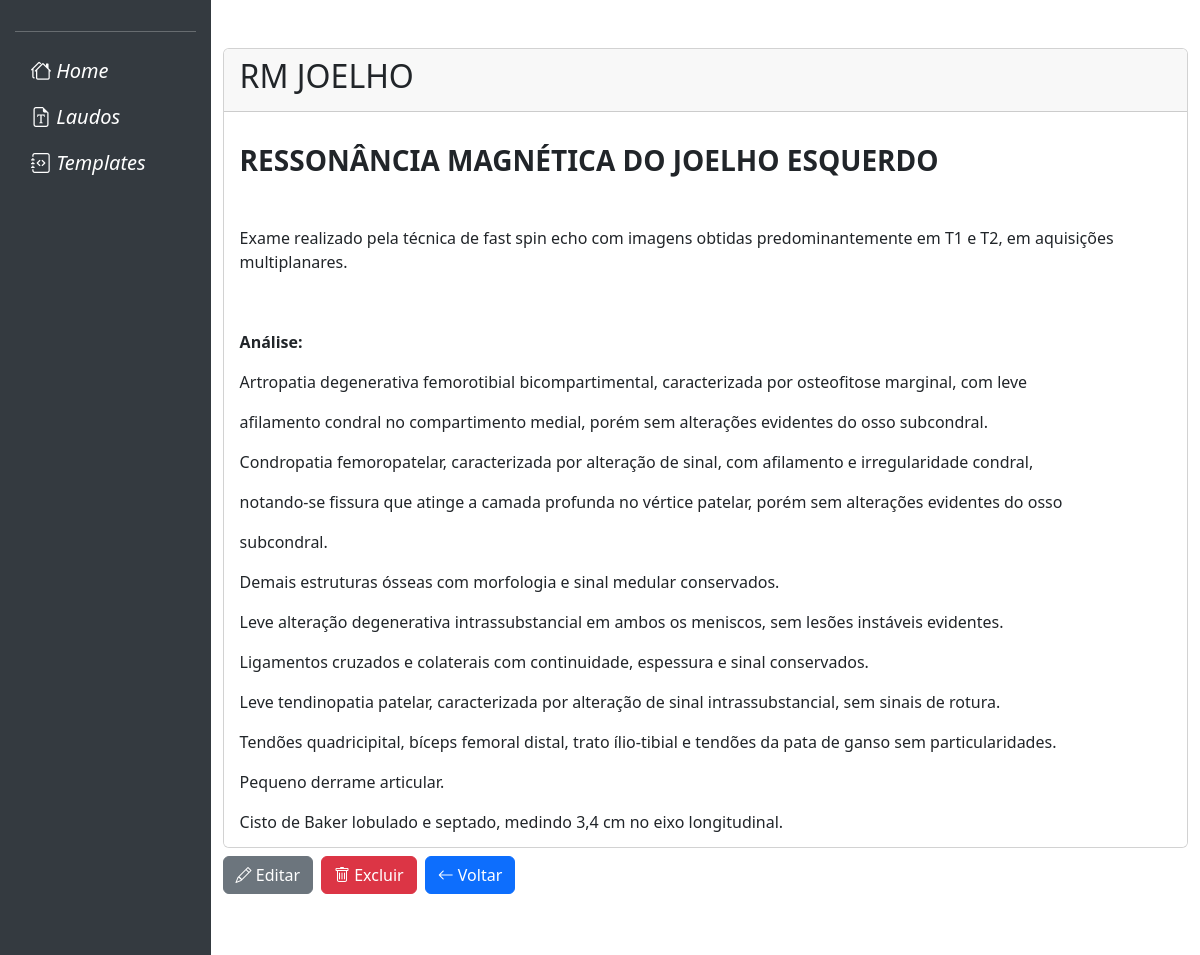
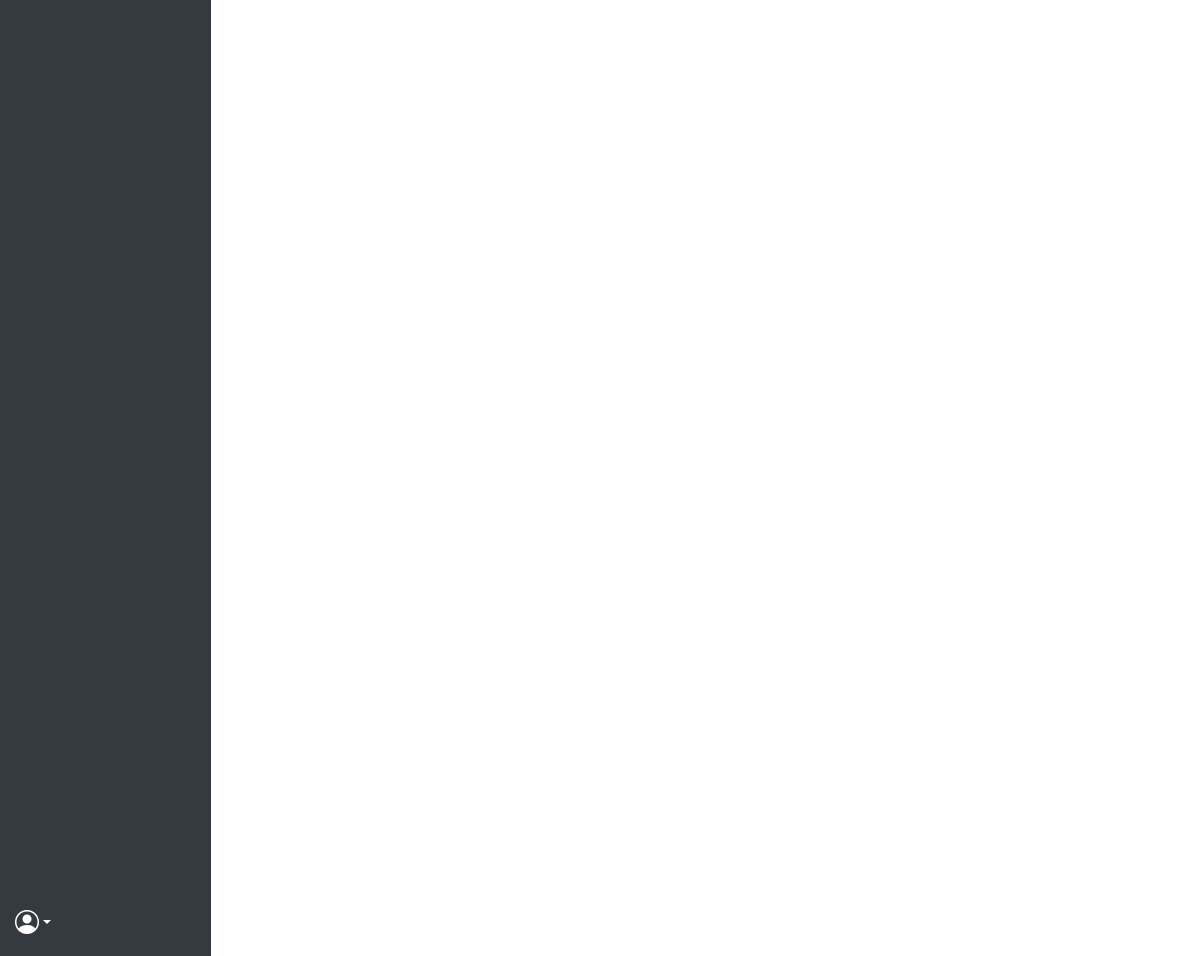
/template/3/ (signed in), run on the app's committed database (2 pictures, top to bottom).
### laudos/models.py (models this page shows, shortened)
class LaudoTemplate(models.Model):
    name = models.CharField(max_length=100)
    content = models.TextField()
    user = models.ForeignKey(User, on_delete=models.CASCADE)
    class Meta:
        unique_together = ('name', 'user')  # Garante que a combinação de nome e usuário seja única

### laudos/views.py (the view)
# urls.py: path('template/<int:pk>/', TemplateDetailView.as_view(), name='template_detail'),
class TemplateDetailView(LoginRequiredMixin, DetailView):
    login_url = 'login'
    model = LaudoTemplate
    template_name = 'template_detail.html'
    context_object_name = 'template'
    def get_queryset(self):
        return LaudoTemplate.objects.filter(user=self.request.user)

### laudos/templates/template_detail.html (shortened to what this page needs)
{% extends "base.html" %}
{% block content %}
<head>
    <link href="https://cdn.jsdelivr.net/npm/bootstrap@5.3.3/dist/css/bootstrap.min.css" rel="stylesheet">
    <link href="https://cdn.quilljs.com/1.3.6/quill.snow.css" rel="stylesheet">
    <link href="https://cdnjs.cloudflare.com/ajax/libs/bootstrap-icons/1.10.0/font/bootstrap-icons.min.css" rel="stylesheet">
</head>
<div class="container mt-5">
    <div class="card" style="max-height: 800px; overflow-y: auto;">
        <div class="card-header">
            <h2>{{ template.name }}</h2>
        </div>
        <div class="card-body">
            <p class="card-text">{{ template.content|safe }}</p>
        </div>
    </div>
    <div class="d-flex mt-2 gap-2">
        <a href="#" class="btn btn-secondary">
            <i class="bi bi-pencil"></i> Editar
        </a>
        <a href="#" class="btn btn-danger">
            <i class="bi bi-trash"></i> Excluir
        </a>
        <a href="{% url 'template_list' %}" class="btn btn-primary">
            <i class="bi bi-arrow-left"></i> Voltar
        </a>
    </div>
</div>
{% endblock content %}

### app/templates/base.html (style rules this page uses)
body { display: flex; flex-direction: column; min-height: 100vh; }

### data on the page
LaudoTemplate: name "RM JOELHO", content "RESSONÂNCIA MAGNÉTICA DO JOELHO ESQUERDO Exame realizado pela técnica de fast spin echo com imagens obtidas predominantemente em T1 e T2, em aquisições multiplanares. Análise: Artropatia degenerativa femorotibial bicompartimental, caracterizada por osteofitose marginal, com leve afilamento condral no compartimento medial, porém sem alterações evidentes do osso subcondral. Condropatia femoropatelar, caracterizada por alteração de sinal, com afilamento e irregularidade condral, notando-se fissura que atinge a camada profunda no vértice patelar, porém sem alterações evidentes do osso subcondral. Demais estruturas ósseas com morfologia e sinal medular conservados. Leve alteração degenerativa…"
